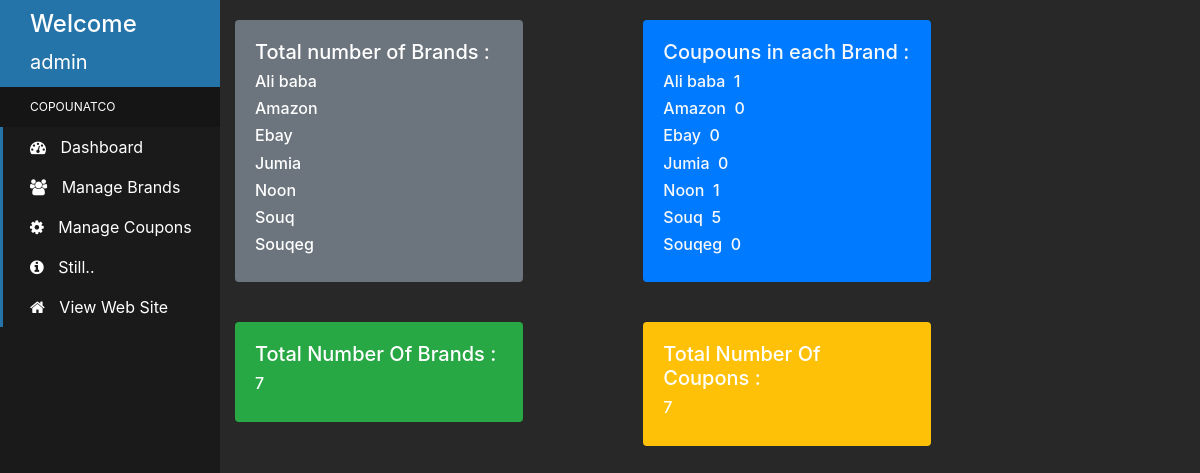
Screenshot of /admin/dash.php (signed in) with the database file from the repository.
### tables this page shows
CREATE TABLE `brand` (
  `id` int(11) NOT NULL,
  `brands` varchar(50) NOT NULL,
  `img` longblob NOT NULL,
  `country` varchar(30) NOT NULL,
  `statu` varchar(30) NOT NULL,
  `hex` varchar(40) NOT NULL
);

### admin/session.php (called while the page is built, shortened)
<?php
   include('con.php');
   $user_check = $_SESSION['login_user'];
   $ses_sql = mysqli_query($link,"select username from admin where username = '$user_check' ");
   $row = mysqli_fetch_array($ses_sql,MYSQLI_ASSOC);
   $login_session = $row['username'];
?>

### admin/dash.php (the view, shortened to what this page needs)
<?php
   require_once 'nav.php';
?>
<div class="content-container">
  <div class="container-fluid">
  <div class="row">
      <div class="col-md-5 ">
      <div class="card text-white bg-secondary mb-3 border-0" style="max-width: 18rem;">
  <div class="card-body">
    <h5> Total number of Brands : </h5>
    <?php
    $sql1 = "SELECT brands FROM `brand`";
    $result = $link->query($sql1);
    while ($item2 = $result->fetch_array())
{
  echo '<h6>'.$item2['brands'].'</h6>';
}    ?>
  </div>
</div>
      </div>
      <div class="col-md-5">
      <div class="card text-white bg-primary mb-3 border-0" style="max-width: 18rem;">
  <div class="card-body text-light">
  <h5> Coupouns in each Brand : </h5>
 <?php
$sql1 = "SELECT brands FROM `brand`";
$result = $link->query($sql1);
while ($item2 = $result->fetch_array())
{
 echo '<h6>'.$item2['brands'].'&nbsp;&nbsp;';
 $sql2 = "SELECT  COUNT(code) FROM `copoun` WHERE `brand_name`='".$item2['brands']."'";
 $result2 = $link->query($sql2);
 while ($item = $result2->fetch_array())
{
echo ''.$item['COUNT(code)'].'</h6>';
}
} ?>
  </div>
</div>      </div>
    </div>
  </div>
  <br>
  <div class="container-fluid">
  <div class="row">
      <div class="col-md-5">
      <div class="card text-white bg-success mb-3 border-0" style="max-width: 18rem;">
  <div class="card-body">
  <h5> Total Number Of Brands : </h5>
  <?php
    $sql1 = "SELECT COUNT(brands) FROM `brand`";
    $result = $link->query($sql1);
    while ($item2 = $result->fetch_array())
{
  echo '<h6>'.$item2['COUNT(brands)'].'</h6>';
}    ?>
  </div>
</div>
      </div>
      <div class="col-md-5">
      <div class="card text-white bg-warning mb-3 border-0" style="max-width: 18rem;">
  <div class="card-body">
  <h5> Total Number Of Coupons : </h5>
 <?php
 $sql1 = "SELECT COUNT(code) FROM `copoun`";
 $result = $link->query($sql1);
 while ($item2 = $result->fetch_array())
{
echo '<h6>'.$item2['COUNT(code)'].'</h6>';
}    ?>
  </div>
</div>
      </div>
    </div>
  </div>
</div>
</body>
</html>

### admin/nav.php (shortened to what this page needs)
<?php
   include('session.php');
?>
<html>
   <head>
<link rel="stylesheet" href="https://maxcdn.bootstrapcdn.com/bootstrap/4.0.0/css/bootstrap.min.css">
<link href="//maxcdn.bootstrapcdn.com/font-awesome/4.7.0/css/font-awesome.min.css" rel="stylesheet">
<link rel="stylesheet" href="style/dashstyle.css">
   </head>
   <body>
      <div class="sidebar-container">
  <div class="sidebar-logo">
  <h4>Welcome </h4>
  <?php echo $login_session; ?>
  </div>
  <ul class="sidebar-navigation">
    <li class="header">COPOUNATCO</li>
    <li>
      <a href="dash.php">
        <i class="fa fa-tachometer" aria-hidden="true"></i> Dashboard
      </a>
    </li>
    <li>
      <a href="manamgebrands.php">
        <i class="fa fa-users" aria-hidden="true"></i> Manage Brands
      </a>
    </li>
    <li>
      <a href="managecoupoun.php">
        <i class="fa fa-cog" aria-hidden="true"></i> Manage Coupons
      </a>
    </li>
    <li>
      <a href="#">
        <i class="fa fa-info-circle" aria-hidden="true"></i> Still..
      </a>
    </li>
    <li >
      <a class="active" href="http://localhost/uniteam/index.php">
        <i class="fa fa-home " aria-hidden="true"></i> View Web Site
      </a>
    </li>
  </ul>
</div>

### admin/style/dashstyle.css (style rules this page uses)
.sidebar-container { position: fixed; width: 220px; height: 100%; left: 0; overflow-x: hidden; overflow-y: auto; background: #1a1a1a; color: #fff; }
.content-container { padding-top: 20px; }
.sidebar-logo { padding: 10px 15px 10px 30px; font-size: 20px; background-color: rgb(255, 238, 0); }
.sidebar-navigation { padding: 0; margin: 0; list-style-type: none; position: relative; }
.sidebar-navigation li { background-color: transparent; position: relative; display: inline-block; width: 100%; line-height: 20px; }
.sidebar-navigation li a { padding: 10px 15px 10px 30px; display: block; color: #fff; }
.sidebar-navigation li .fa { margin-right: 10px; }
.sidebar-navigation li::before { background-color: #2574A9; position: absolute; content: ''; height: 100%; left: 0; top: 0; -webkit-transition: width 0.2s ease-in; transition: width 0.2s ease-in; width: 3px; z-index: -1; }
.sidebar-navigation .header { font-size: 12px; text-transform: uppercase; background-color: #151515; padding: 10px 15px 10px 30px; }
.sidebar-navigation .header::before { background-color: transparent; }
.content-container { padding-left: 220px; }

### admin/nav.php (style rules this page uses)
body { background-color: #282828; }
.sidebar-container { position: fixed; width: 220px; height: 100%; left: 0; overflow-x: hidden; overflow-y: auto; background: #1a1a1a; color: #fff; }
.content-container { padding-top: 20px; }
.sidebar-logo { padding: 10px 15px 10px 30px; font-size: 20px; background-color: #2574A9; }
.sidebar-navigation { padding: 0; margin: 0; list-style-type: none; position: relative; }
.sidebar-navigation li { background-color: transparent; position: relative; display: inline-block; width: 100%; line-height: 20px; }
.sidebar-navigation li a { padding: 10px 15px 10px 30px; display: block; color: #fff; }
.sidebar-navigation li .fa { margin-right: 10px; }
.sidebar-navigation li::before { background-color: #2574A9; position: absolute; content: ''; height: 100%; left: 0; top: 0; -webkit-transition: width 0.2s ease-in; transition: width 0.2s ease-in; width: 3px; z-index: -1; }
.sidebar-navigation .header { font-size: 12px; text-transform: uppercase; background-color: #151515; padding: 10px 15px 10px 30px; }
.sidebar-navigation .header::before { background-color: transparent; }
.content-container { padding-left: 220px; }

### rows the page displays
brand: brands "Ali baba", COUNT "1"
brand: brands "Amazon", COUNT "0"
brand: brands "Ebay", COUNT "0"
brand: brands "Jumia", COUNT "0"
brand: brands "Noon", COUNT "1"
brand: brands "Souq", COUNT "5"
brand: brands "Souqeg", COUNT "0"

### other values shown
$login_session "admin"
$item2['COUNT(brands)'] "7"
$item2['COUNT(code)'] "7"
